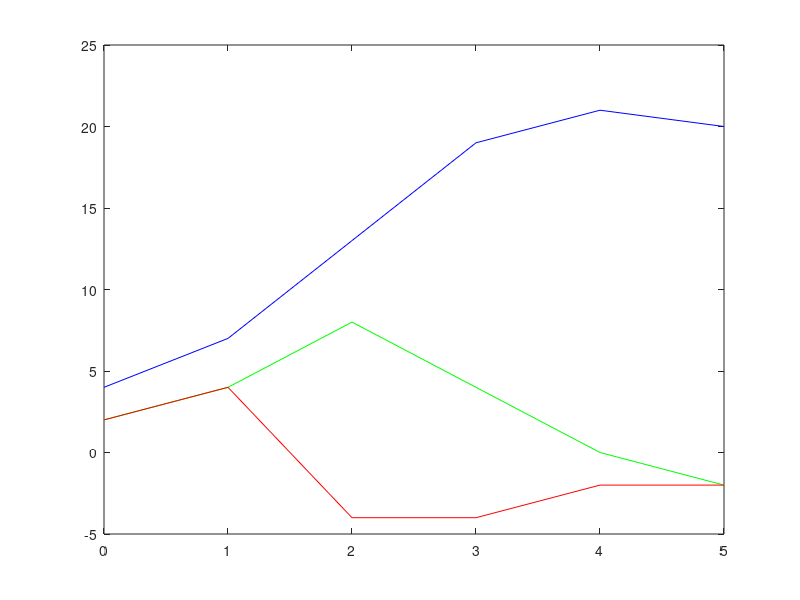

Reproduce this figure in MATLAB. (Note: this script raises an error after producing the figure.)
function y=pos_vel_acc()

t = [0 1 2 3 4 5];
v = [2 4 8 4 0 -2];
h=1;

for i=1:(length(t)-1)
    a(i) = (v(i+1)-v(i))/h;
end

a(length(t)) = (v(length(t))-v(length(t)-1))/h;

d(1) = 4;
distance =4;
for i=2:length(t)
    distance = distance+(0.5*h*(v(i)+v(i-1)));
    d(i) = distance;
end

figure(2);
plot(t,v,'g',t,a,'r',t,d,'b');
legend('velocity','acceleration','position');